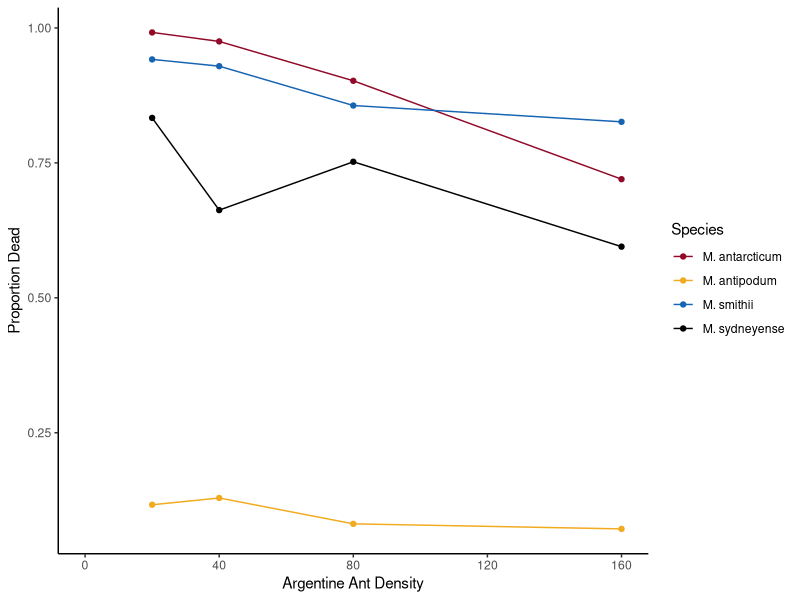

Write the R code that produced this figure.
library(tidyverse)
#Argentine Ant Survival

dat <- read.csv("Arena fight and venom usage Argentine ant Survival.csv") #loading the CSV file 
str(dat) #checking the structure of the file 

unique(dat$Species) #checking which species we have 
unique(dat$ArgAntDensity) #checking how many argentine densities we have

#filtering our data to include argentine ant density over 0
#grouping our data by species and argentine ant density 
#calculating the total number of dead ants in each group and then changing that value into a proportion of the total argentine ants present
dat2 <- dat %>% filter(ArgAntDensity >= 1) %>% group_by(Species, ArgAntDensity) %>% 
  summarise(Total_Dead = sum(Status..Alive.Dead.)) %>% 
  mutate(Proportion_Dead = Total_Dead/case_when(ArgAntDensity == 20 ~ 120,
                                                                ArgAntDensity == 40 ~ 240,
                                                                ArgAntDensity == 80 ~ 480,
                                                                ArgAntDensity == 160 ~ 960))

#plotting the data
ggplot(dat2, aes(x = ArgAntDensity, y = Proportion_Dead, colour = Species)) +
  geom_point() +
  geom_line() +
  scale_color_manual(values = c("M_antarcticum" = "#910a29","M_antipodum" = "#f1ab1f","M_smithii" = "#1764b3", "M_sydneyense" = "black"),
                     labels = c("M. antarcticum", "M. antipodum", "M. smithii", "M. sydneyense")) +
  scale_x_continuous(limits = c(0,160), breaks = seq(0,160,40)) +
  labs(x = "Argentine Ant Density", y = "Proportion Dead") +
  theme_classic() 


#conducting a generalized linear model for species and argentine ant density 
GLMod <- glm(Status..Alive.Dead.~Species*ArgAntDensity, family = binomial, data = dat) 
summary(GLMod)









